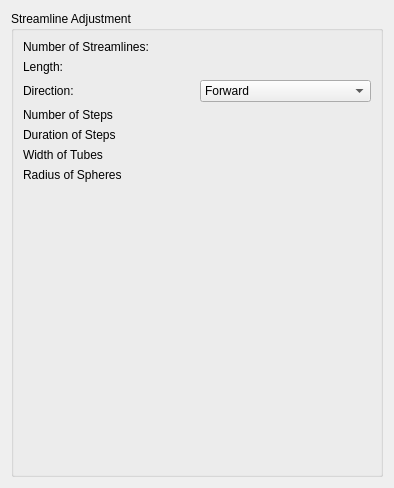
     <widget class="QWidget" name="tabAdjustmentStreamline" >
      <attribute name="title" >
       <string>Adjustment</string>
      </attribute>
      <layout class="QVBoxLayout" >
       <item>
        <widget class="QGroupBox" name="vrpGroupBoxAdjustment" >
         <property name="title" >
          <string>Streamline Adjustment</string>
         </property>
         <layout class="QGridLayout" name="gridLayout_3" >
          <item row="0" column="0" >
           <widget class="QLabel" name="textNumberOfStreamlines" >
            <property name="toolTip" >
             <string>Number of startpoints for streamlines, pathlines and moving points which are emitted &lt;br>from the starting rectangle or 2D part.</string>
            </property>
            <property name="whatsThis" >
             <string>Number of startpoints for streamlines, pathlines and moving points which are emitted &lt;br>from the starting rectangle or 2D part.</string>
            </property>
            <property name="text" >
             <string>Number of Streamlines:</string>
            </property>
            <property name="wordWrap" >
             <bool>false</bool>
            </property>
           </widget>
          </item>
          <item row="0" column="1" >
           <widget class="ChangeIndicatedLE" native="1" name="numberStartpoints" />
          </item>
          <item row="1" column="0" >
           <widget class="QLabel" name="textLength" >
            <property name="toolTip" >
             <string>Maximum length of the streamlines.</string>
            </property>
            <property name="whatsThis" >
             <string>Maximum length of the streamlines.</string>
            </property>
            <property name="text" >
             <string>Length:</string>
            </property>
            <property name="wordWrap" >
             <bool>false</bool>
            </property>
           </widget>
          </item>
          <item row="1" column="1" >
           <widget class="ChangeIndicatedLE" native="1" name="lengthTraces" />
          </item>
          <item row="2" column="0" >
           <widget class="QLabel" name="textDirection" >
            <property name="toolTip" >
             <string>The integration direction can be &lt;br>
forward, backward or both.</string>
            </property>
            <property name="whatsThis" >
             <string>The integration direction can be &lt;br>
forward, backward or both.</string>
            </property>
            <property name="text" >
             <string>Direction:</string>
            </property>
            <property name="wordWrap" >
             <bool>false</bool>
            </property>
           </widget>
          </item>
          <item row="2" column="1" >
           <widget class="QComboBox" name="tracingDirectionCB" >
            <property name="enabled" >
             <bool>true</bool>
            </property>
            <property name="minimumSize" >
             <size>
              <width>80</width>
              <height>0</height>
             </size>
            </property>
            <property name="maximumSize" >
             <size>
              <width>32767</width>
              <height>32767</height>
             </size>
            </property>
            <property name="cursor" >
             <cursorShape>PointingHandCursor</cursorShape>
            </property>
            <item>
             <property name="text" >
              <string>Forward</string>
             </property>
            </item>
            <item>
             <property name="text" >
              <string>Backward</string>
             </property>
            </item>
            <item>
             <property name="text" >
              <string>Both</string>
             </property>
            </item>
           </widget>
          </item>
          <item row="3" column="0" >
           <widget class="QLabel" name="textNumberOfSteps" >
            <property name="toolTip" >
             <string>&lt;p>For moving points: &lt;br>number of points where the sphere should appear along the streamline.&lt;/p>
&lt;p>For pathlines: &lt;br>how many times should the pathline grwo along the streamline.&lt;/p></string>
            </property>
            <property name="whatsThis" >
             <string>&lt;p>For moving points: &lt;br>number of points where the sphere should appear along the streamline.&lt;/p>
&lt;p>For pathlines: &lt;br>how many times should the pathline grwo along the streamline.&lt;/p></string>
            </property>
            <property name="text" >
             <string>Number of Steps</string>
            </property>
            <property name="wordWrap" >
             <bool>false</bool>
            </property>
           </widget>
          </item>
          <item row="3" column="1" >
           <widget class="ChangeIndicatedLE" native="1" name="NumberOfSteps" />
          </item>
          <item row="4" column="0" >
           <widget class="QLabel" name="textDurationOfSteps" >
            <property name="toolTip" >
             <string>Time for one step.</string>
            </property>
            <property name="whatsThis" >
             <string>Time for one step.</string>
            </property>
            <property name="text" >
             <string>Duration of Steps</string>
            </property>
            <property name="wordWrap" >
             <bool>false</bool>
            </property>
           </widget>
          </item>
          <item row="4" column="1" >
           <widget class="ChangeIndicatedLE" native="1" name="DurationOfSteps" />
          </item>
          <item row="5" column="0" >
           <widget class="QLabel" name="textTubeWidth" >
            <property name="toolTip" >
             <string>Width of Tubes</string>
            </property>
            <property name="whatsThis" >
             <string>Width of the pathline.</string>
            </property>
            <property name="text" >
             <string>Width of Tubes</string>
            </property>
            <property name="wordWrap" >
             <bool>false</bool>
            </property>
           </widget>
          </item>
          <item row="5" column="1" >
           <widget class="ChangeIndicatedLE" native="1" name="TubeWidth" />
          </item>
          <item row="6" column="0" >
           <widget class="QLabel" name="textRadiusOfSpheres" >
            <property name="toolTip" >
             <string>Radius of the moving point (sphere).</string>
            </property>
            <property name="whatsThis" >
             <string>Radius of the moving point (sphere).</string>
            </property>
            <property name="text" >
             <string>Radius of Spheres</string>
            </property>
            <property name="wordWrap" >
             <bool>false</bool>
            </property>
           </widget>
          </item>
          <item row="6" column="1" >
           <widget class="ChangeIndicatedLE" native="1" name="RadiusOfSpheres" />
          </item>
          <item row="7" column="0" colspan="2" >
           <spacer name="verticalSpacer_3" >
            <property name="orientation" >
             <enum>Qt::Vertical</enum>
            </property>
            <property name="sizeHint" stdset="0" >
             <size>
              <width>348</width>
              <height>283</height>
             </size>
            </property>
           </spacer>
          </item>
         </layout>
        </widget>
       </item>
      </layout>
     </widget>
